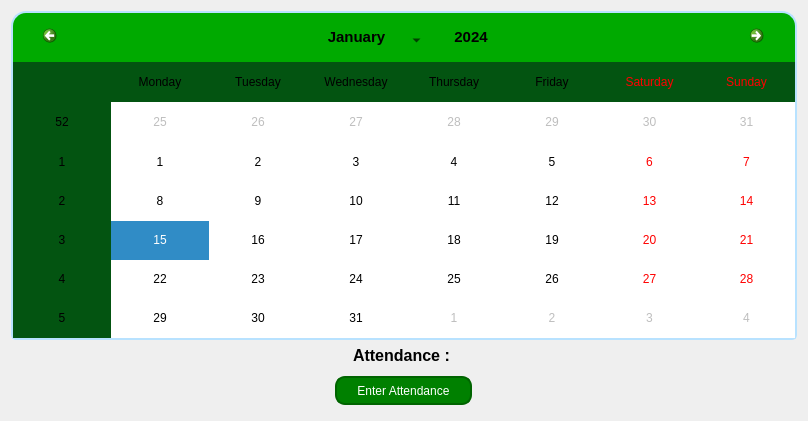
<?xml version="1.0" encoding="UTF-8"?>
<ui version="4.0">
 <class>Form</class>
 <widget class="QWidget" name="Form">
  <property name="geometry">
   <rect>
    <x>0</x>
    <y>0</y>
    <width>808</width>
    <height>421</height>
   </rect>
  </property>
  <property name="windowTitle">
   <string>Form</string>
  </property>
  <property name="styleSheet">
   <string notr="true"/>
  </property>
  <layout class="QVBoxLayout" name="verticalLayout_2">
   <item>
    <layout class="QVBoxLayout" name="verticalLayout">
     <item>
      <widget class="QCalendarWidget" name="calendarWidget">
       <property name="palette">
        <palette>
         <active/>
         <inactive/>
         <disabled/>
        </palette>
       </property>
       <property name="toolTipDuration">
        <number>-1</number>
       </property>
       <property name="autoFillBackground">
        <bool>true</bool>
       </property>
       <property name="styleSheet">
        <string notr="true">QCalendarWidget QWidget {
	 alternate-background-color:rgb(3, 84, 17);
}

/* style for top navigation area ###############################################*/ 

#qt_calendar_navigationbar {
    background-color: rgb(0, 170, 0);
	height: 30px;
	border: 2px solid  #B8E2FF;
	border-bottom: 0px;
	border-top-left-radius: 15px;
	border-top-right-radius: 15px;
}

/* style for month change buttons ############################################ */

#qt_calendar_prevmonth, 
#qt_calendar_nextmonth {
    border: none;  
    min-width: 13px;
    max-width: 23px;
    min-height: 13px;
    max-height: 23px;
    border-radius:15px; 
    background-color: transparent; 
	padding: 15px;
}

/* style for pre month button ############################################ */

#qt_calendar_prevmonth {
	margin-left:15px;
}

/* style for next month button ########################################### */
#qt_calendar_nextmonth {
	margin-right:15px;
}
#qt_calendar_prevmonth:hover, 
#qt_calendar_nextmonth:hover {
    background-color: #55aaff;
}

#qt_calendar_prevmonth:pressed, 
#qt_calendar_nextmonth:pressed {
    background-color: rgb(120, 244, 92);
}

/* Style for month and yeat buttons #################################### */

#qt_calendar_yearbutton {
    color: #000;
	margin:15px;
    border-radius: 5px;
	font-size: 15px;
	padding:0px 10px;
}

 #qt_calendar_monthbutton {
	width: 110px;
    color: #000;
	font-size: 15px;
	margin:15px 0px;
    border-radius: 5px;
	padding:0px 10px;
}

#qt_calendar_yearbutton:hover, 
#qt_calendar_monthbutton:hover {
    background-color: #55aaff;
}

#qt_calendar_yearbutton:pressed, 
#qt_calendar_monthbutton:pressed {
    background-color: rgba(235, 235, 235, 100);
}

/* Style for year input lineEdit ######################################*/

#qt_calendar_yearedit {
    min-width: 100px;
    color: #000;
    background: transparent;
	font-size: 15px;
}

/* Style for year change buttons ######################################*/

#qt_calendar_yearedit::up-button { 
	image: url(:/icon/arrow-151-48.ico);
    subcontrol-position: right;
}

#qt_calendar_yearedit::down-button { 
	
	image: url(:/icon/arrow-213-48.ico);
    subcontrol-position: left; 
}

#qt_calendar_yearedit::down-button, 
#qt_calendar_yearedit::up-button {
	width:10px;
	padding: 0px 5px;
	border-radius:3px;
}

#qt_calendar_yearedit::down-button:hover, 
#qt_calendar_yearedit::up-button:hover {
	background-color: #55aaff;
}

/* Style for month select menu ##################################### */

#calendarWidget QToolButton QMenu {
     background-color: rgb(114, 255, 130);

}
#calendarWidget QToolButton QMenu::item {
	/*padding: 10px;*/
}
 #calendarWidget QToolButton QMenu::item:selected:enabled {
    background-color: #55aaff;
}

#calendarWidget QToolButton::menu-indicator {
	nosubcontrol-origin: margin;
	subcontrol-position: right center;
	margin-top: 10px;
	width:20px;
}

/* Style for calendar table ########################################## */
/* Style for calendar table ########################################## */
#qt_calendar_calendarview {
    outline: 0px;
    font: 700 12pt &quot;Bahnschrift Condensed&quot;;
    border: 2px solid  #B8E2FF;
    border-top: 0px;
    border-bottom-left-radius: 5px;
    border-bottom-right-radius: 5px;
}

#qt_calendar_calendarview::item:hover {
   border-radius:5px;
	background-color: rgb(160, 255, 187);
}

#qt_calendar_calendarview::item:selected {
    background-color: rgb(0, 135, 0); 
	border-radius:5px;
}


</string>
       </property>
       <property name="locale">
        <locale language="English" country="India"/>
       </property>
       <property name="inputMethodHints">
        <set>Qt::InputMethodHint::ImhNone</set>
       </property>
       <property name="firstDayOfWeek">
        <enum>Qt::DayOfWeek::Monday</enum>
       </property>
       <property name="gridVisible">
        <bool>false</bool>
       </property>
       <property name="selectionMode">
        <enum>QCalendarWidget::SelectionMode::SingleSelection</enum>
       </property>
       <property name="horizontalHeaderFormat">
        <enum>QCalendarWidget::HorizontalHeaderFormat::LongDayNames</enum>
       </property>
       <property name="verticalHeaderFormat">
        <enum>QCalendarWidget::VerticalHeaderFormat::ISOWeekNumbers</enum>
       </property>
       <property name="navigationBarVisible">
        <bool>true</bool>
       </property>
      </widget>
     </item>
     <item alignment="Qt::AlignmentFlag::AlignHCenter">
      <widget class="QLabel" name="label_3">
       <property name="font">
        <font>
         <pointsize>12</pointsize>
         <bold>true</bold>
        </font>
       </property>
       <property name="lineWidth">
        <number>15</number>
       </property>
       <property name="text">
        <string>Attendance : </string>
       </property>
       <property name="margin">
        <number>5</number>
       </property>
       <property name="indent">
        <number>1</number>
       </property>
      </widget>
     </item>
     <item alignment="Qt::AlignmentFlag::AlignHCenter">
      <widget class="QPushButton" name="pushButton">
       <property name="styleSheet">
        <string notr="true"> QPushButton {
    background-color: green;
	height:15%;
    color: white;
	font: 900 12pt &quot;Segoe UI&quot;;
    border: 2px solid darkgreen;
    border-radius: 10px;
    padding: 5px 20px;
	margin:5px;
}

 QPushButton:hover {
    background-color: lightgreen;
    color: green;
    border-color: green;
}

 QPushButton:pressed {
    background-color: darkgreen;
    border-color: darkgreen;
}
</string>
       </property>
       <property name="text">
        <string>Enter Attendance</string>
       </property>
      </widget>
     </item>
    </layout>
   </item>
  </layout>
 </widget>
 <resources>
  <include location="../newSRC/resource.qrc"/>
 </resources>
 <connections/>
</ui>
